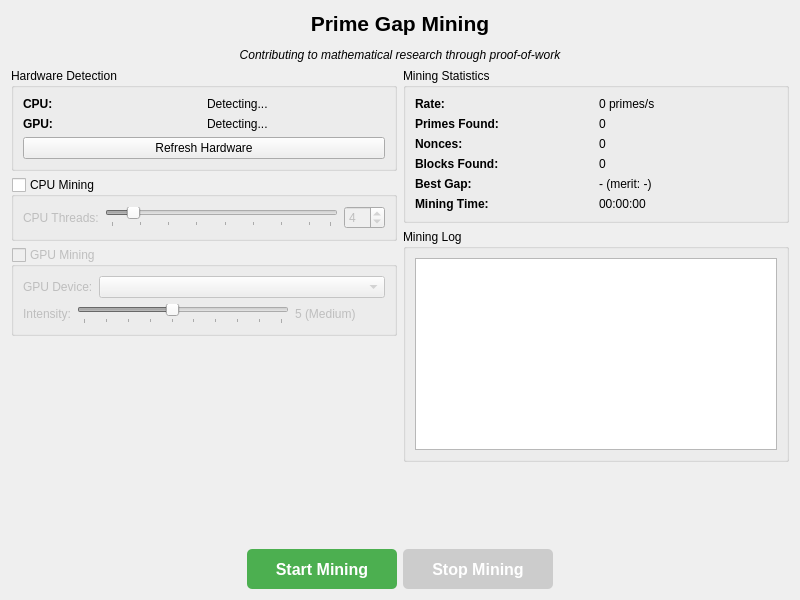
<?xml version="1.0" encoding="UTF-8"?>
<ui version="4.0">
 <class>MiningPage</class>
 <widget class="QWidget" name="MiningPage">
  <property name="geometry">
   <rect><x>0</x><y>0</y><width>800</width><height>600</height></rect>
  </property>
  <property name="windowTitle">
   <string>Mining</string>
  </property>
  <layout class="QVBoxLayout" name="verticalLayoutMain">
   <item>
    <widget class="QLabel" name="labelTitle">
     <property name="text">
      <string>&lt;html&gt;&lt;head/&gt;&lt;body&gt;&lt;p&gt;&lt;span style=" font-size:16pt; font-weight:600;"&gt;Prime Gap Mining&lt;/span&gt;&lt;/p&gt;&lt;p&gt;&lt;span style=" font-size:9pt; font-style:italic;"&gt;Contributing to mathematical research through proof-of-work&lt;/span&gt;&lt;/p&gt;&lt;/body&gt;&lt;/html&gt;</string>
     </property>
     <property name="alignment">
      <set>Qt::AlignCenter</set>
     </property>
    </widget>
   </item>
   <item>
    <layout class="QHBoxLayout" name="horizontalLayoutMain">
     <item>
      <layout class="QVBoxLayout" name="verticalLayoutLeft">
       <item>
        <widget class="QGroupBox" name="groupBoxHardware">
         <property name="title"><string>Hardware Detection</string></property>
         <layout class="QVBoxLayout" name="verticalLayoutHardware">
          <item>
           <layout class="QGridLayout" name="gridLayoutHardware">
            <item row="0" column="0">
             <widget class="QLabel" name="labelCPU">
              <property name="text"><string>CPU:</string></property>
              <property name="font"><font><weight>75</weight><bold>true</bold></font></property>
             </widget>
            </item>
            <item row="0" column="1">
             <widget class="QLabel" name="labelCPUInfo">
              <property name="text"><string>Detecting...</string></property>
             </widget>
            </item>
            <item row="1" column="0">
             <widget class="QLabel" name="labelGPU">
              <property name="text"><string>GPU:</string></property>
              <property name="font"><font><weight>75</weight><bold>true</bold></font></property>
             </widget>
            </item>
            <item row="1" column="1">
             <widget class="QLabel" name="labelGPUInfo">
              <property name="text"><string>Detecting...</string></property>
             </widget>
            </item>
           </layout>
          </item>
          <item>
           <widget class="QPushButton" name="buttonRefreshHardware">
            <property name="text"><string>Refresh Hardware</string></property>
           </widget>
          </item>
         </layout>
        </widget>
       </item>
       <item>
        <widget class="QGroupBox" name="groupBoxCPUMining">
         <property name="title"><string>CPU Mining</string></property>
         <property name="checkable"><bool>true</bool></property>
         <property name="checked"><bool>false</bool></property>
         <layout class="QVBoxLayout" name="verticalLayoutCPU">
          <item>
           <layout class="QHBoxLayout" name="horizontalLayoutCPUCores">
            <item>
             <widget class="QLabel" name="labelCPUCores">
              <property name="text"><string>CPU Threads:</string></property>
             </widget>
            </item>
            <item>
             <widget class="QSlider" name="sliderCPUCores">
              <property name="minimum"><number>1</number></property>
              <property name="maximum"><number>32</number></property>
              <property name="value"><number>4</number></property>
              <property name="orientation"><enum>Qt::Horizontal</enum></property>
              <property name="tickPosition"><enum>QSlider::TicksBelow</enum></property>
              <property name="tickInterval"><number>4</number></property>
             </widget>
            </item>
            <item>
             <widget class="QSpinBox" name="spinCPUCores">
              <property name="minimum"><number>1</number></property>
              <property name="maximum"><number>32</number></property>
              <property name="value"><number>4</number></property>
             </widget>
            </item>
           </layout>
          </item>
         </layout>
        </widget>
       </item>
       <item>
        <widget class="QGroupBox" name="groupBoxGPUMining">
         <property name="title"><string>GPU Mining</string></property>
         <property name="checkable"><bool>true</bool></property>
         <property name="checked"><bool>false</bool></property>
         <property name="enabled"><bool>false</bool></property>
         <layout class="QVBoxLayout" name="verticalLayoutGPU">
          <item>
           <layout class="QHBoxLayout" name="horizontalLayoutGPUDevice">
            <item>
             <widget class="QLabel" name="labelGPUDevice">
              <property name="text"><string>GPU Device:</string></property>
             </widget>
            </item>
            <item>
             <widget class="QComboBox" name="comboGPUDevice">
              <property name="sizePolicy">
               <sizepolicy hsizetype="Expanding" vsizetype="Fixed">
                <horstretch>0</horstretch><verstretch>0</verstretch>
               </sizepolicy>
              </property>
             </widget>
            </item>
           </layout>
          </item>
          <item>
           <layout class="QHBoxLayout" name="horizontalLayoutGPUIntensity">
            <item>
             <widget class="QLabel" name="labelGPUIntensity">
              <property name="text"><string>Intensity:</string></property>
             </widget>
            </item>
            <item>
             <widget class="QSlider" name="sliderGPUIntensity">
              <property name="minimum"><number>1</number></property>
              <property name="maximum"><number>10</number></property>
              <property name="value"><number>5</number></property>
              <property name="orientation"><enum>Qt::Horizontal</enum></property>
              <property name="tickPosition"><enum>QSlider::TicksBelow</enum></property>
              <property name="tickInterval"><number>1</number></property>
             </widget>
            </item>
            <item>
             <widget class="QLabel" name="labelGPUIntensityValue">
              <property name="text"><string>5 (Medium)</string></property>
              <property name="minimumSize"><size><width>90</width><height>0</height></size></property>
             </widget>
            </item>
           </layout>
          </item>
         </layout>
        </widget>
       </item>
       <item>
        <spacer name="verticalSpacerLeft">
         <property name="orientation"><enum>Qt::Vertical</enum></property>
         <property name="sizeHint" stdset="0"><size><width>20</width><height>40</height></size></property>
        </spacer>
       </item>
      </layout>
     </item>
     <item>
      <layout class="QVBoxLayout" name="verticalLayoutRight">
       <item>
        <widget class="QGroupBox" name="groupBoxStats">
         <property name="title"><string>Mining Statistics</string></property>
         <layout class="QGridLayout" name="gridLayoutStats">
          <item row="0" column="0">
           <widget class="QLabel" name="labelHashrateTitle">
            <property name="text"><string>Rate:</string></property>
            <property name="font"><font><weight>75</weight><bold>true</bold></font></property>
           </widget>
          </item>
          <item row="0" column="1">
           <widget class="QLabel" name="labelHashrate">
            <property name="text"><string>0 primes/s</string></property>
           </widget>
          </item>
          <item row="1" column="0">
           <widget class="QLabel" name="labelPrimesFoundTitle">
            <property name="text"><string>Primes Found:</string></property>
            <property name="font"><font><weight>75</weight><bold>true</bold></font></property>
           </widget>
          </item>
          <item row="1" column="1">
           <widget class="QLabel" name="labelPrimesFound">
            <property name="text"><string>0</string></property>
           </widget>
          </item>
          <item row="2" column="0">
           <widget class="QLabel" name="labelNoncesTestedTitle">
            <property name="text"><string>Nonces:</string></property>
            <property name="font"><font><weight>75</weight><bold>true</bold></font></property>
           </widget>
          </item>
          <item row="2" column="1">
           <widget class="QLabel" name="labelNoncesTested">
            <property name="text"><string>0</string></property>
           </widget>
          </item>
          <item row="3" column="0">
           <widget class="QLabel" name="labelBlocksFoundTitle">
            <property name="text"><string>Blocks Found:</string></property>
            <property name="font"><font><weight>75</weight><bold>true</bold></font></property>
           </widget>
          </item>
          <item row="3" column="1">
           <widget class="QLabel" name="labelBlocksFound">
            <property name="text"><string>0</string></property>
           </widget>
          </item>
          <item row="4" column="0">
           <widget class="QLabel" name="labelBestGapTitle">
            <property name="text"><string>Best Gap:</string></property>
            <property name="font"><font><weight>75</weight><bold>true</bold></font></property>
           </widget>
          </item>
          <item row="4" column="1">
           <widget class="QLabel" name="labelBestGap">
            <property name="text"><string>- (merit: -)</string></property>
           </widget>
          </item>
          <item row="5" column="0">
           <widget class="QLabel" name="labelUptimeTitle">
            <property name="text"><string>Mining Time:</string></property>
            <property name="font"><font><weight>75</weight><bold>true</bold></font></property>
           </widget>
          </item>
          <item row="5" column="1">
           <widget class="QLabel" name="labelUptime">
            <property name="text"><string>00:00:00</string></property>
           </widget>
          </item>
         </layout>
        </widget>
       </item>
       <item>
        <widget class="QGroupBox" name="groupBoxLog">
         <property name="title"><string>Mining Log</string></property>
         <layout class="QVBoxLayout" name="verticalLayoutLog">
          <item>
           <widget class="QTextEdit" name="textEditLog">
            <property name="readOnly"><bool>true</bool></property>
            <property name="maximumHeight"><number>150</number></property>
           </widget>
          </item>
         </layout>
        </widget>
       </item>
       <item>
        <spacer name="verticalSpacerRight">
         <property name="orientation"><enum>Qt::Vertical</enum></property>
         <property name="sizeHint" stdset="0"><size><width>20</width><height>40</height></size></property>
        </spacer>
       </item>
      </layout>
     </item>
    </layout>
   </item>
   <item>
    <layout class="QHBoxLayout" name="horizontalLayoutButtons">
     <item>
      <spacer name="horizontalSpacerLeft">
       <property name="orientation"><enum>Qt::Horizontal</enum></property>
       <property name="sizeHint" stdset="0"><size><width>40</width><height>20</height></size></property>
      </spacer>
     </item>
     <item>
      <widget class="QPushButton" name="buttonStartMining">
       <property name="text"><string>Start Mining</string></property>
       <property name="minimumSize"><size><width>150</width><height>40</height></size></property>
       <property name="font"><font><pointsize>12</pointsize><weight>75</weight><bold>true</bold></font></property>
       <property name="styleSheet"><string>QPushButton { background-color: #4CAF50; color: white; border-radius: 5px; } QPushButton:hover { background-color: #45a049; } QPushButton:disabled { background-color: #cccccc; }</string></property>
      </widget>
     </item>
     <item>
      <widget class="QPushButton" name="buttonStopMining">
       <property name="text"><string>Stop Mining</string></property>
       <property name="minimumSize"><size><width>150</width><height>40</height></size></property>
       <property name="font"><font><pointsize>12</pointsize><weight>75</weight><bold>true</bold></font></property>
       <property name="enabled"><bool>false</bool></property>
       <property name="styleSheet"><string>QPushButton { background-color: #f44336; color: white; border-radius: 5px; } QPushButton:hover { background-color: #da190b; } QPushButton:disabled { background-color: #cccccc; }</string></property>
      </widget>
     </item>
     <item>
      <spacer name="horizontalSpacerRight">
       <property name="orientation"><enum>Qt::Horizontal</enum></property>
       <property name="sizeHint" stdset="0"><size><width>40</width><height>20</height></size></property>
      </spacer>
     </item>
    </layout>
   </item>
  </layout>
 </widget>
 <resources/>
 <connections/>
</ui>
